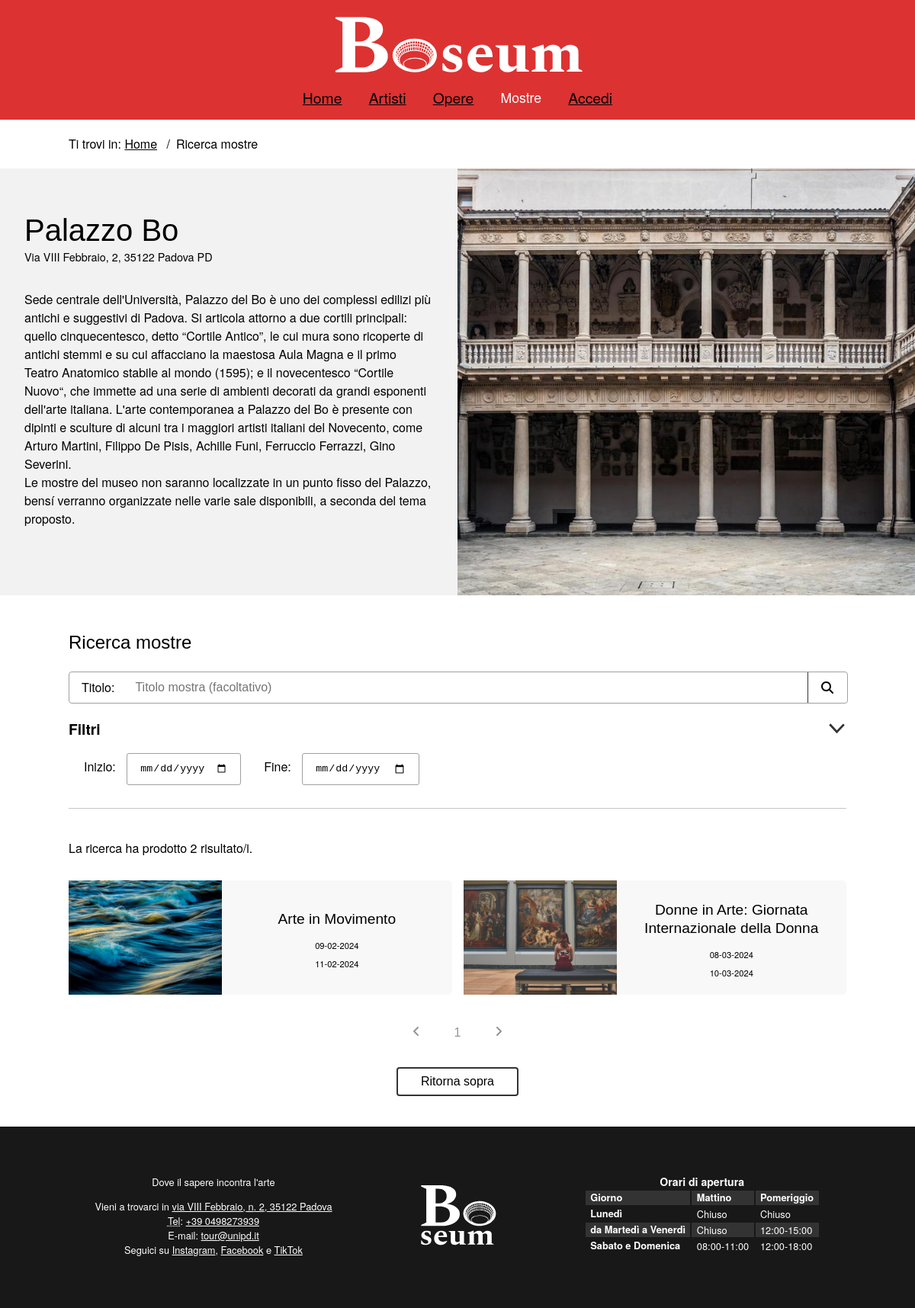
Page /php/mostre.php on the committed database.
### tables this page shows
CREATE TABLE Artshows (
    id INT PRIMARY KEY NOT NULL AUTO_INCREMENT,
    title VARCHAR(100) NOT NULL,
    description VARCHAR(1000) NOT NULL,
    image VARCHAR(100) UNIQUE NOT NULL,
    start_date DATE NOT NULL,
    end_date DATE NOT NULL
);

### php/DBAccess.php (called while the page is built, shortened)
<?php
class DBAccess
{
    private $connection;
    public function openDBConnection()
    {
        try {
            $this->connection = mysqli_connect(
                self::HOST_DB,
                self::USERNAME,
                self::PASSWORD,
                self::DATABASE_NAME
            );
        } catch (\Exception $e) {
            return false;
        }
        return true;
    }
    public function getArtshowsQuery($text = "", $start_date = "", $end_date = "")
    {
        $start_date_filter = "'$start_date'";
        if ($start_date == "") {
            $start_date_filter = "CURRENT_DATE";
        }
        $end_date_filter = "";
        $time_filter = "AND NOT (" . $end_date_filter . " Artshows.end_date <= $start_date_filter)";
        $query = "SELECT Artshows.*
                FROM Artshows
                WHERE Artshows.title LIKE '%$text%'
                $time_filter
                ";
        $queryResult = mysqli_query($this->connection, $query) or DBAccess::errorDB(true);
        if (mysqli_num_rows($queryResult) != 0) {
            $result = array();
            while ($row = mysqli_fetch_array($queryResult, MYSQLI_ASSOC)) {
                $result[] = $row;
            }
            return $result;
        } else return null;
    }
}

### php/DateManager.php (called while the page is built, shortened)
<?php
class DateManager {
    public static function toDMY($inputDate) {
        $dateTime = DateTime::createFromFormat('Y-m-d', $inputDate);
        return $dateTime->format('d-m-Y');
    }
}
?>

### php/mostre.php (the view, shortened to what this page needs)
<?php
require_once 'DBAccess.php';
require_once 'DateManager.php';
require_once 'utils.php';
$isLoggedIn = isset($_SESSION['logged_id']);
$loginOrProfileTitle = $isLoggedIn ?
        "<a href=\"artista.php?id=".$_SESSION['logged_id']."\"><span lang=\"en\">Account</span></a>"
        : "<a href=\"login.php\">Accedi</a>";
$connection=new DB\DBAccess();
$titleFilter = isset($_GET["title"]) ? $_GET["title"] : "";
$startDateFilter = isset($_GET["start_date"]) ? $_GET["start_date"] : "";
$endDateFilter = isset($_GET["end_date"]) ? $_GET["end_date"] : "";
$artshows = $connection->getArtshowsQuery($titleFilter, $startDateFilter, $endDateFilter);
$artshowsContainer = "";
if ($artshows && sizeof($artshows) > 0) {
    $artshowsContainer = '<div class="artshow_results_section" id="paginated_section">';
    foreach($artshows as $artshow){
        $start_date_reverse = $artshow['start_date'];
        $end_date_reverse = $artshow['end_date'];
        $start_date = DateManager::toDMY($start_date_reverse);
        $end_date = DateManager::toDMY($end_date_reverse);
        $artshowsContainer .= "
            <div class=\"gallery_item\">
                <div class=\"artshow_gallery_item\">
                    <div class=\"artshow_gallery_item_image\">
                        <a
                            href=\"mostra.php?id=".$artshow['id']."\">
                            <img
                                src=\"".$artshow['image']."\"
                                alt=\"".$artshow['title']."\" />
                        </a>
                    </div>
                    <div class=\"artshow_gallery_item_info\">
                        <div class=\"artshow_gallery_item_title\">
                            <a
                            aria-hidden=\"true\"
                            tabindex=\"-1\"
                            href=\"mostra.php?id=".$artshow['id']."\" title=\"".$artshow['title']."\">
                                ".$artshow['title']."
                            </a>
                        </div>
                        <div class=\"artshow_gallery_item_dates\">
                            <p>
                                <time datetime=\"".$artshow['start_date']."\">
                                    ".$start_date."
                                </time>
                            </p>
                            <p>
                                <time datetime=\"".$artshow['start_date']."\">
                                    ".$end_date."
                                </time>
                            </p>
                        </div>
                    </div>
                </div>
            </div>";
    }
    $artshowsContainer .= '</div>'.addPaginator();
}
$mostre = file_get_contents("../templates/mostre.html");
$mostre = str_replace("{{login_or_profile_title}}", $loginOrProfileTitle, $mostre);
$mostre = str_replace("{{title}}", $titleFilter, $mostre);
$mostre = str_replace("{{start_date}}", $startDateFilter, $mostre);
$mostre = str_replace("{{end_date}}", $endDateFilter, $mostre);
$mostre = str_replace("{{count}}", $artshows ? sizeof($artshows) : 0, $mostre);
$mostre = str_replace("{{artshow_items}}", $artshowsContainer, $mostre);
echo($mostre);
?>

### assets/CSS/mini.css (style rules this page uses)
header { display: flex; align-items: center; justify-content: space-between; }
header h1 { background-image: url("../images/logomini.png"); font-size: 3em; }
#menu { width: max-content; color: white; transition: transform 0.5s ease; z-index: 3; }
#menu nav { position: fixed; right: 0; top: 0; width: 100%; padding: 5em 0 3em 0; background: var(--headerBgColor); transform: translateY(-100%); transition: transform 0.5s ease; }
#menu nav ul { flex-direction: column; align-items: center; margin: auto; }
#menu nav ul li { padding-bottom: 15px; }
#menu nav a { visibility: hidden; }
footer { flex-wrap: wrap-reverse; }
footer div { padding: 2em 1em; }
.gallery_item { margin-top: 2em; max-width: unset; }
.artshow_results_section { grid-template-columns: 1fr; }
#artshow_layout { flex-direction: column; }
.artshow_mainimage { width: 100%; object-fit: cover; }
.select_filter_list { flex-direction: column; }
.select_filter_container { display: flex; align-items: center; justify-content: space-between; width: 100%; margin: 10px 0; }
.select_filter_container label { margin: 0; }

### assets/CSS/print.css (style rules this page uses)
html { padding: 0.5cm; }
#menu { display: none; }
.breadcrumb, .breadcrumb li { display: inline; list-style: none; }
.breadcrumb li:after { content: "/"; padding: 1em; }
footer { margin-top: 2cm; }
#infofoot { border: 1px solid black; border-radius: 10px; text-align: center; font-size: 0.8em; }
#listinfofoot { list-style: none; }
#logofoot { display: none; }
#orariofoot { display: none; }
.artshow_gallery_item { width: 100%; padding: 0.2cm; border: 0.5px solid grey; display: flex; flex-direction: row; }
.artshow_gallery_item_info { margin-left: 0.5cm; }
.artshow_gallery_item_image img { width: auto; height: 4cm; }
.gallery_item { padding: 0.5cm 0 0.5cm; display: flex; flex-direction: row; }
.artshow_mainimage { display: none; }
#content #artshow_layout .artshow_mainimage { display: block; height: 5cm; width: auto; }
#content #artshow_layout .print_hidden { display: none; }

### rows in the picture
artshows: image (picture), title "Arte in Movimento", start_date "09-02-2024", end_date "11-02-2024"
artshows: image (picture), title "Donne in Arte: Giornata Internazionale della Donna", start_date "08-03-2024", end_date "10-03-2024"
